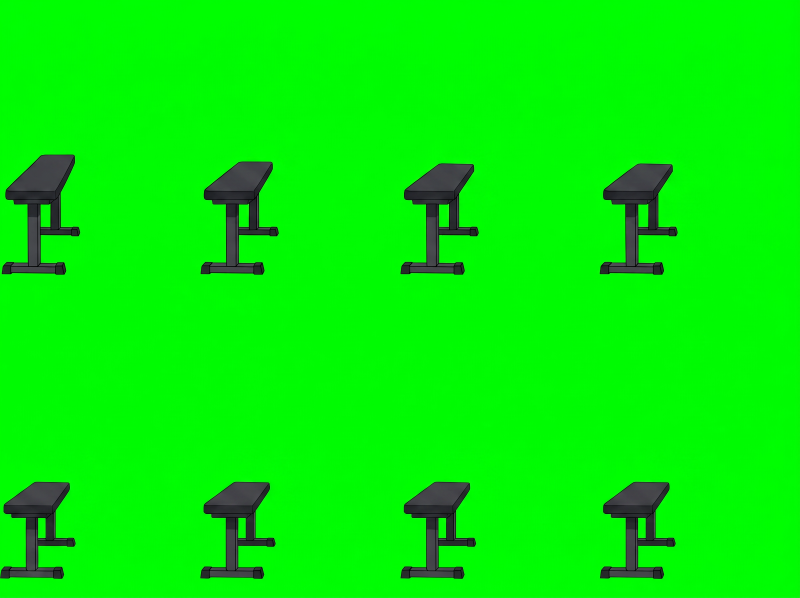
#> input picture sprites2d/sheets/benchdip_plate.png, 2400 x 1792 px, given in place of benchdip_plate.png.png, which was not available (shown at 1/3 size)
$ python build_plate.py sheets/benchdip_plate.png 5 5 5
#> lines starting #> are read from the running program, lines starting #| are printed output that depends on the picture; after the words box and inside, x2 and y2 are one past the last pixel; in counts of white or black regions, pixels touching at a corner belong together
"""Static equipment from a clean 'equipment only' plate.
inputs : sheets/<n>.png (orig), sheets/<n>_noeq.png (person only), sheets/<n>_plate.png (equipment only)
         optional sheets/<n>_mus.png
output : spr/<n>S/f{i}.png (+ _m), info.json — one fixed canvas, equipment = plate cell P (identical every frame),
         person from _noeq of each frame, shifted so that frame's own equipment (orig minus noeq) lies on the plate,
         equipment re-drawn on top wherever it covered the person in the original frame.
usage: python3 build_plate.py name rows cols plate_cell frames...
"""
import sys, os, json
import numpy as np
from PIL import Image
from scipy import ndimage as ndi
from scipy.signal import fftconvolve
name, rows, cols, P = sys.argv[1], int(sys.argv[2]), int(sys.argv[3]), int(sys.argv[4])
use = [int(x) for x in sys.argv[5:]]
D = '/home/claude/p2d'
def load(p, size=None):
    im = Image.open(p).convert('RGB')
    if size and im.size != size: im = im.resize(size, Image.LANCZOS)
    return np.array(im).astype(np.float32)
O = load(f'{D}/sheets/{name}.png'); H, W = O.shape[:2]
#> in load, im is the input picture: PIL image 2400x1792 RGB; mean R, G, B 3.8, 239.3, 5.8
#> after `H, W = O.shape[:2]`: H = 1792; W = 2400
N = load(f'{D}/sheets/{name}_noeq.png', (W, H)); PL = load(f'{D}/sheets/{name}_plate.png', (W, H))
#> call 2 of load, with size = (2400, 1792)
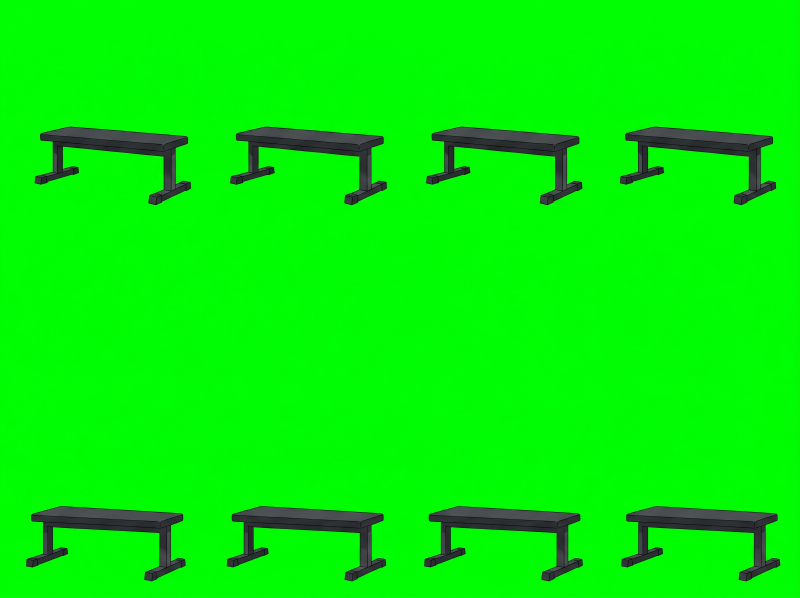
#> input picture sprites2d/sheets/benchpress_plate.png, 2400 x 1792 px, given in place of benchdip_plate.png_noeq.png, which was not available (shown at 1/3 size)
#> in load, im is the input picture: PIL image 2400x1792 RGB; mean R, G, B 5, 238.9, 6.2
M = load(f'{D}/sheets/{name}_mus.png', (W, H)) if os.path.exists(f'{D}/sheets/{name}_mus.png') else None
def key(a): return 1 - np.clip((a[..., 1] - np.maximum(a[..., 0], a[..., 2]) - 25) / 65, 0, 1)
def despill(a):
    a = a.copy(); mx = np.maximum(a[..., 0], a[..., 2]); a[..., 1] = np.minimum(a[..., 1], mx + 8); return a
def clean(m, mn=800):
    lab, n = ndi.label(m); sz = ndi.sum(m, lab, range(1, n + 1))
    return np.isin(lab, [i + 1 for i, s in enumerate(sz) if s > mn])
ao, an, ap = key(O), key(N), key(PL)
ch, cw = H / rows, W / cols
#> ch = 358.4; cw = 480
cells = [(int(i * ch), int(j * cw)) for i in range(rows) for j in range(cols)]
CH, CW = int(ch), int(cw)
#> CH = 358; CW = 480
def cell(a, k): y, x = cells[k]; return a[y:y + CH, x:x + CW]
MB = int(os.environ.get('PMB', 0))
def cellp(a, k):
    y, x = cells[k]; sub = a[y:y + CH + MB, x:x + CW]
    if sub.shape[0] < CH + MB:
        pad = np.zeros((CH + MB - sub.shape[0],) + sub.shape[1:], sub.dtype); sub = np.concatenate([sub, pad])
    return sub
def own(m):
    lab, n = ndi.label(m); keep = np.zeros_like(m)
    for i in range(1, n + 1):
        c = lab == i
        if c[:CH].sum() > 0.5 * c.sum(): keep |= c
    return keep
# plate (cell P)
pa = cell(ap, P) * clean(cell(ap, P) > 0.5, 2000); prgb = cell(despill(PL), P)
#> in clean, `lab, n = ndi.label(m)`:
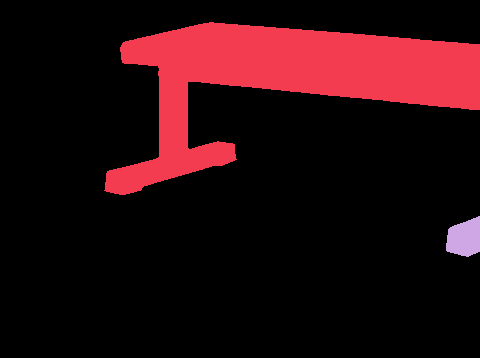
#> lab: shape (358, 480) int32; 3 distinct labels, from 0 to 2; one colour per label, 0 black
#> in clean, `lab, n = ndi.label(m)`: n = 2
#> in clean, `lab, n = ndi.label(m)`:
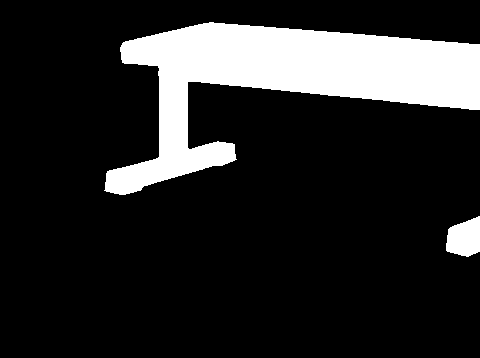
#> m: shape (358, 480) bool; 15.9% white; 2 white regions, box (x1, y1, x2, y2) and area: (104, 22, 480, 195) 26287, (446, 216, 480, 257) 1062
#> in clean, `sz = ndi.sum(m, lab, range(1, n + 1))`: sz = [26287, 1062]
#> in clean, `return np.isin(lab, [i + 1 for i, s in enumerate(sz) if s > mn])`: returned value: shape (358, 480) bool; 15.3% white; 1 white region, box (x1, y1, x2, y2) and area: (104, 22, 480, 195) 26287
#> in despill, `mx = np.maximum(a[..., 0], a[..., 2])`:
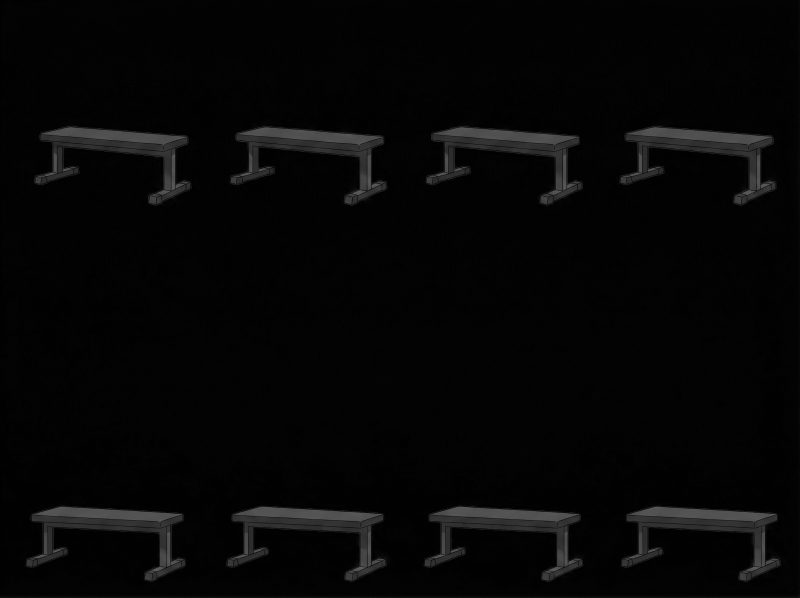
#> mx: shape (1792, 2400) float32 (shown at 1/3 size); min 0, max 108, mean 6.4
#> call 3 of cell, with k = 5
#> in cell (call 3), `return a[y:y + CH, x:x + CW]`:
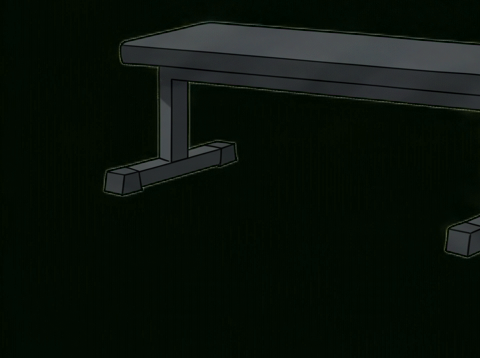
#> returned value: shape (358, 480, 3) float32; mean of channels 0, 1, 2 10, 17.7, 10.9; drawn as R, G, B
plate_mask = pa > 0.5
PAD = 160
out_shape = (CH + 2 * PAD, CW + 2 * PAD)
#> out_shape = (678, 800)
def put(sub, dy, dx):
    o = np.zeros(out_shape + sub.shape[2:], sub.dtype)
    o[PAD + dy:PAD + dy + sub.shape[0], PAD + dx:PAD + dx + sub.shape[1]] = sub; return o
Pa = put(pa, 0, 0); Prgb = put(prgb, 0, 0)
#> in put, `o[PAD + dy:PAD + dy + sub.shape[0], PAD + dx:PAD + dx + sub.shape[1]] `:
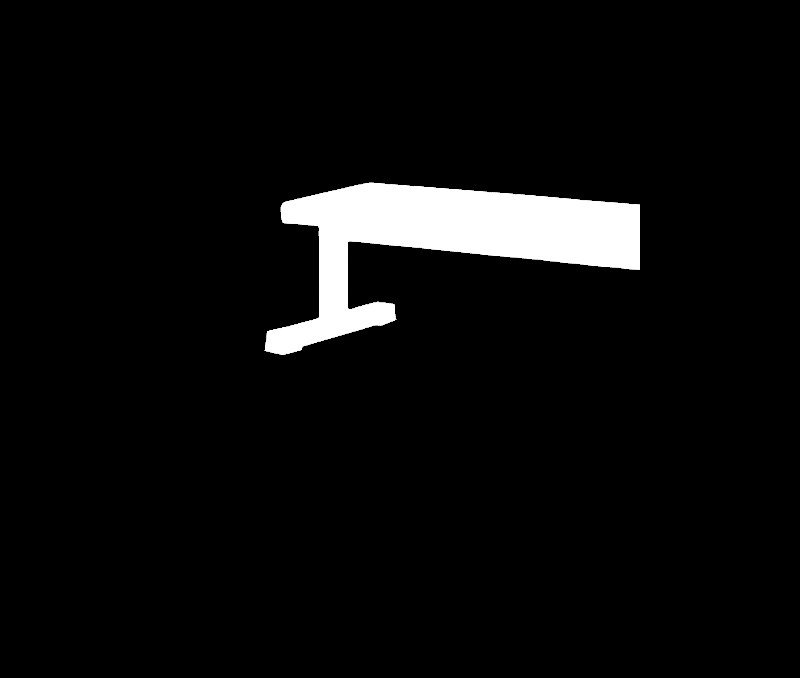
#> o: shape (678, 800) float32; min 0, max 1, mean 0.0482
#> call 2 of put, with dy = 0, dx = 0
#> in put (call 2), `o[PAD + dy:PAD + dy + sub.shape[0], PAD + dx:PAD + dx + sub.shape[1]] `:
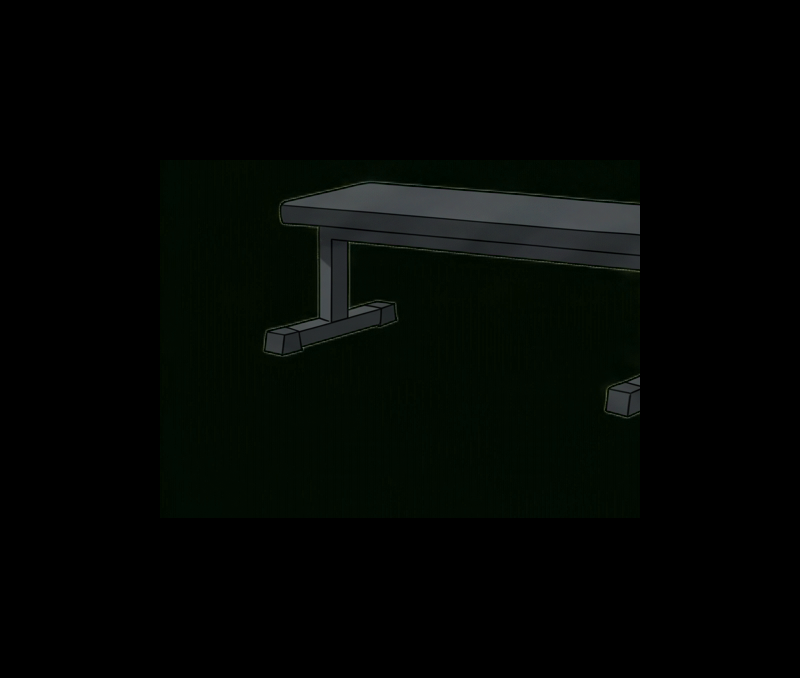
#> o: shape (678, 800, 3) float32; mean R, G, B 3.2, 5.6, 3.4
frames = []
for k in use:
    # this frame's own equipment = orig opaque & not person
    e = (cell(ao, k) > 0.5) & (cell(an, k) < 0.3); e = clean(ndi.binary_opening(e, iterations=2), 500)
    cor = fftconvolve(plate_mask.astype(np.float32), e[::-1, ::-1].astype(np.float32), mode='same')
    cy, cx = np.array(cor.shape) // 2; R = 150
    win = cor[cy - R:cy + R, cx - R:cx + R]; iy, ix = np.unravel_index(np.argmax(win), win.shape)
    dy, dx = iy - R, ix - R
    na = cellp(an, k) if MB else cell(an, k); na = na * ndi.binary_dilation(own(clean(na > 0.5, 1500)), iterations=4)
    Na = put(na, dy, dx); Nrgb = put((cellp if MB else cell)(despill(N), k), dy, dx)
    Ea = put(e.astype(np.float32), dy, dx)  # where the equipment was visible in the original frame
    # equipment in front of the person where the original frame showed equipment over the person's silhouette
    front = (Ea > 0.5) & (Pa > 0.5) & (ndi.binary_dilation(Na > 0.5, iterations=3))
    a_eq = Pa.copy()
    A = np.clip(Na + a_eq * (1 - Na), 0, 1)
    rgb = (Nrgb * Na[..., None] + Prgb * (a_eq * (1 - Na))[..., None]) / np.maximum(A, 1e-4)[..., None]
    f = front.astype(np.float32)[..., None]
    rgb = rgb * (1 - f) + Prgb * f; A = np.maximum(A, front.astype(np.float32))
    img = np.dstack([rgb, A * 255]).clip(0, 255).astype(np.uint8)
    mk = None
    if M is not None:
        C = put((cellp if MB else cell)(M, k), dy, dx); r, g, b = C[..., 0], C[..., 1], C[..., 2]
        chans = []
        for m in ((b > 170) & (r < 110) & (g < 110), (r > 190) & (g > 190) & (b < 110), (r > 170) & (b > 170) & (g < 110), (g > 170) & (b > 170) & (r < 110)):
            m = ndi.binary_closing(ndi.binary_opening(m, iterations=1), iterations=2) & (Na > 0.5) & ~front
            chans.append((ndi.gaussian_filter(m.astype(np.float32), 1.0) * 255).clip(0, 255).astype(np.uint8))
        mk = np.dstack(chans)
    frames.append((img, mk)); print(name, k, 'shift', dy, dx)
#> after the loop, frames = []
U = np.zeros(out_shape, bool)
for img, _ in frames: U |= img[..., 3] > 20
#> this loop made 0 passes
#> U: shape (678, 800) bool; every value is 0
ys, xs = np.nonzero(U); bb = (xs.min() - 4, ys.min() - 4, xs.max() + 5, ys.max() + 5)
#> after `ys, xs = np.nonzero(U)`: ys = empty array; xs = empty array
#> (the run stopped early here; a loop or call above may not have finished)
